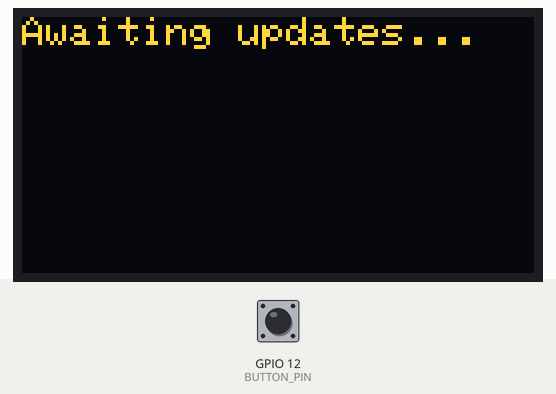
Simulated run of this sketch. Board: ESP32. Shown: 128×64 one-colour display. The test bench sets the inputs (shaded band); at power-on: GPIO 12 (BUTTON_PIN) HIGH. The OLED is the two-colour kind (top 16 rows yellow); WiFi joins after 1.5 s; servers stay silent unless stated; the display library's start-up logo is not drawn; the local clock reads 2024-03-15 10:24:30 at power-on unless the sketch sets it; what the sketch prints to the serial monitor is not drawn.

Above: at 6.2 s.
15.9 s: GPIO 12 (BUTTON_PIN) pulled LOW for 0.15 s
At 16.9 s:
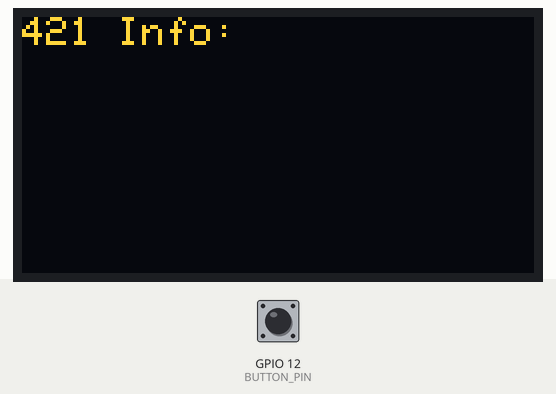
17.5 s: GPIO 12 (BUTTON_PIN) pulled LOW for 1 s
At 18.2 s:
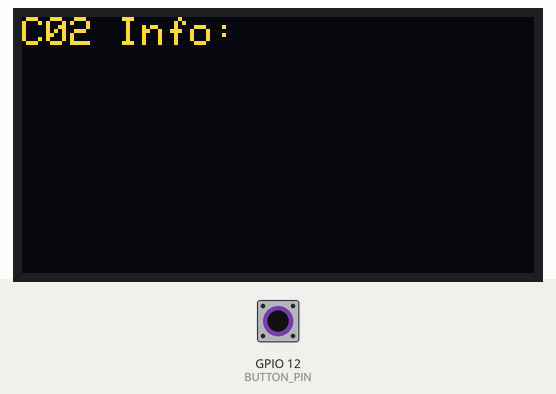
20.0 s: GPIO 12 (BUTTON_PIN) pulled LOW for 0.15 s
Timing chart, 0 to 23.0 s (numbered marks = the images above; inputs shaded):
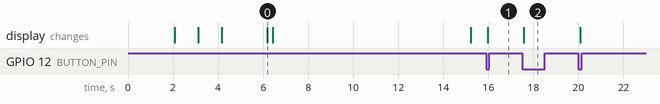

The sketch:

api-micro.ino
```cpp
#include <Wire.h>
#include <Adafruit_GFX.h>
#include <Adafruit_SSD1306.h>
#include <WiFi.h>
#include <HTTPClient.h>
#include <ArduinoJson.h>
#include <time.h>

#define SCREEN_WIDTH 128
#define SCREEN_HEIGHT 64
#define OLED_RESET    -1
#define SCREEN_ADDRESS 0x3C  // Dirección I2C de la pantalla OLED

#define BUTTON_PIN 12  // Pin donde está conectado el botón

Adafruit_SSD1306 display(SCREEN_WIDTH, SCREEN_HEIGHT, &Wire, OLED_RESET);

// Replace with your network credentials
const char* ssid = "WIFI_SSID";
const char* password = "WIFI_PASSWORD";

// API URL for the bus stop
const char* apiUrl = "https://api.xor.cl/red/bus-stop/PC836";

int currentMenu = 0;
bool lastButtonState = HIGH;
bool currentButtonState = HIGH;
unsigned long lastDebounceTime = 0;
unsigned long debounceDelay = 50;
bool buttonPressed = false;

unsigned long previousMillis = 0;
const long interval = 15000;  // 15 seconds

String serviceInfoC27 = "";
String serviceInfo421 = "";
String serviceInfoC02 = "";
String serviceInfoC09 = "";

void setup() {
  Serial.begin(115200);

  pinMode(BUTTON_PIN, INPUT_PULLUP);  // Configura el pin del botón con una resistencia pull-up interna

  // Configura la pantalla OLED
  if(!display.begin(SSD1306_SWITCHCAPVCC, SCREEN_ADDRESS)) {
    Serial.println(F("SSD1306 allocation failed"));
    for(;;);
  }
  display.display();
  delay(2000);
  display.clearDisplay();
  display.setTextSize(1);
  display.setTextColor(SSD1306_WHITE);
  display.setCursor(0, 0);
  display.println("Connecting to WiFi...");
  display.display();

  // Connect to Wi-Fi
  WiFi.begin(ssid, password);
  while (WiFi.status() != WL_CONNECTED) {
    delay(1000);
    Serial.println("Connecting to WiFi...");
    display.setCursor(0, 10);
    display.println("Connecting...");
    display.display();
  }
  Serial.println("Connected to WiFi");

  // Display connection success
  display.clearDisplay();
  display.setCursor(0, 0);
  display.println("Connected to WiFi");
  display.display();
  delay(2000); // Display "Connected" for 2 seconds

  // Configure time for Chile timezone
  configTime(-4 * 3600, 0, "pool.ntp.org", "time.nist.gov");

  // Display initial message
  display.clearDisplay();
  display.setCursor(0, 0);
  display.println("Awaiting updates...");
  display.display();

  // Inicializar la información del bus en el inicio
  updateBusInfo();
  showMenu(currentMenu); // Mostrar el menú inicial
}

void loop() {
  int reading = digitalRead(BUTTON_PIN);

  if (reading != lastButtonState) {
    lastDebounceTime = millis();
  }

  if ((millis() - lastDebounceTime) > debounceDelay) {
    if (reading != currentButtonState) {
      currentButtonState = reading;

      if (currentButtonState == LOW && !buttonPressed) { // botón presionado
        buttonPressed = true;
        currentMenu++;
        if (currentMenu > 3) { // Asumiendo que tienes 4 menús ahora
          currentMenu = 0;
        }
        showMenu(currentMenu); // Cambiar de menú sin llamar a la API
      } else if (currentButtonState == HIGH) {
        buttonPressed = false;
      }
    }
  }

  lastButtonState = reading;

  unsigned long currentMillis = millis();
  if (currentMillis - previousMillis >= interval) {
    previousMillis = currentMillis;
    updateBusInfo(); // Llamar a la API cada 15 segundos
  }
}

void updateBusInfo() {
  // Make the API call
  if (WiFi.status() == WL_CONNECTED) {
    HTTPClient http;
    http.begin(apiUrl);

    int httpResponseCode = http.GET();
    if (httpResponseCode > 0) {
      String payload = http.getString();
      Serial.println("HTTP Response Code: " + String(httpResponseCode));
      Serial.println("Payload: " + payload);

      // Parse JSON
      DynamicJsonDocument doc(8192); // Increase buffer size to handle larger JSON responses
      DeserializationError error = deserializeJson(doc, payload);
      if (error) {
        Serial.print("JSON deserialization failed: ");
        Serial.println(error.c_str());
        display.clearDisplay();
        display.setCursor(0, 0);
        display.println("JSON Failed");
        display.display();
        return;
      }

      // Extract the services we are interested in
      JsonArray services = doc["services"];
      serviceInfoC27 = "";
      serviceInfo421 = "";
      serviceInfoC02 = "";
      serviceInfoC09 = "";

      for (JsonObject service : services) {
        const char* id = service["id"];
        String serviceInfo = "";

        JsonArray buses = service["buses"];
        if (buses.size() == 0) {
          serviceInfo += "No hay micro disponible\n";
        } else {
          for (JsonObject bus : buses) {
            int meters_distance = bus["meters_distance"];
            int min_arrival_time = bus["min_arrival_time"];
            serviceInfo += "Dist: " + String(meters_distance) + "m, ";
            serviceInfo += "Time: " + String(min_arrival_time) + "min\n";
          }
        }

        if (strcmp(id, "C27") == 0) {
          serviceInfoC27 = serviceInfo;
        } else if (strcmp(id, "421") == 0) {
          serviceInfo421 = serviceInfo;
        } else if (strcmp(id, "C02") == 0) {
          serviceInfoC02 = serviceInfo;
        } else if (strcmp(id, "C09") == 0) {
          serviceInfoC09 = serviceInfo;
        }
      }

      showMenu(currentMenu); // Actualizar el menú actual con la nueva información
    } else {
      Serial.print("Error on HTTP request: ");
      Serial.println(httpResponseCode);
      display.clearDisplay();
      display.setCursor(0, 0);
      display.println("HTTP Error");
      display.display();
    }
    http.end();
  } else {
    Serial.println("WiFi not connected");
    display.clearDisplay();
    display.setCursor(0, 0);
    display.println("WiFi Error");
    display.display();
  }
}

void showMenu(int menu) {
  display.clearDisplay();
  switch(menu) {
    case 0:
      display.setCursor(0, 0);
      display.println(F("C27 Info:"));
      display.setCursor(0, 10);
      display.println(serviceInfoC27);
      break;
    case 1:
      display.setCursor(0, 0);
      display.println(F("421 Info:"));
      display.setCursor(0, 10);
      display.println(serviceInfo421);
      break;
    case 2:
      display.setCursor(0, 0);
      display.println(F("C02 Info:"));
      display.setCursor(0, 10);
      display.println(serviceInfoC02);
      break;
    case 3:
      display.setCursor(0, 0);
      display.println(F("C09 Info:"));
      display.setCursor(0, 10);
      display.println(serviceInfoC09);
      break;
  }
  display.display();
}
```

Measured:
- after the input at 15.9 s, the display: changes after 0.08 s (image 1)
- after the input at 17.5 s, the display: changes after 0.08 s (image 2)
